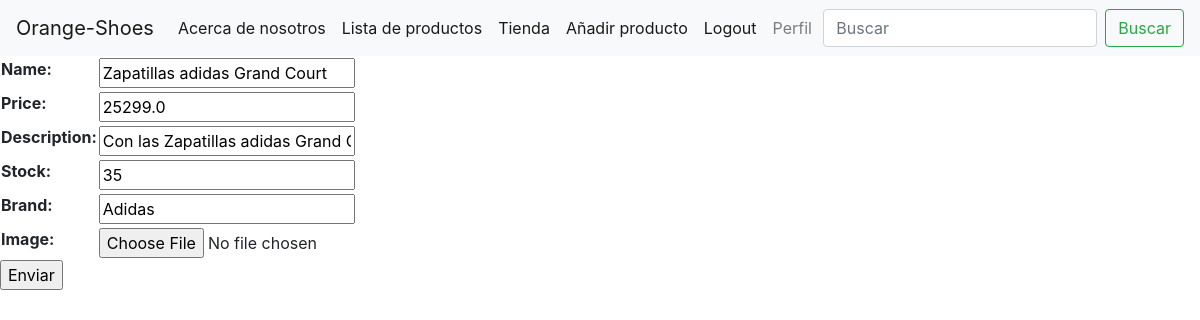
Before: /products/update-product/5/ (signed in) with the older database file.
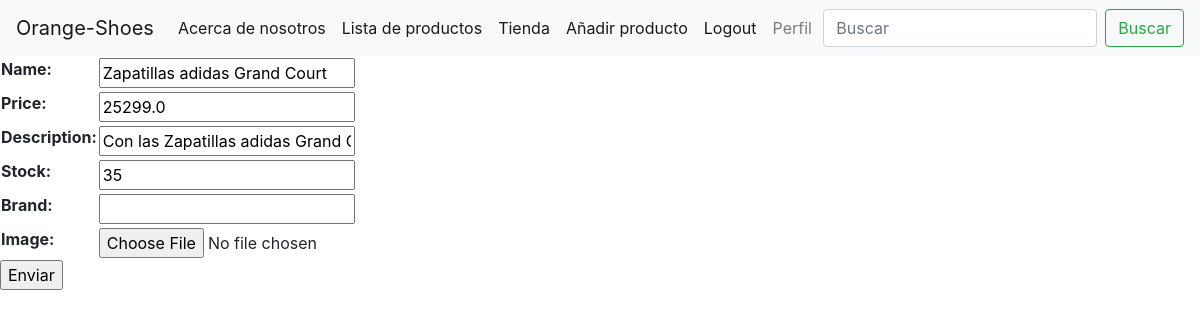
After: the same page with the newer database file.
### products/models.py (models this page shows, shortened)
class Products(models.Model):                                                   #modelo para cada zapatilla
    name= models.CharField(max_length=40)                                       #nombre de la zapa
    price= models.FloatField()                                                  #precio de la zapa
    description= models.CharField(max_length=200, null=True, blank=True)        #descripcion de la zapa
    is_active=models.BooleanField(default=True)
    creation_date=models.DateField(auto_now_add=True,null=True,blank=True)
    stock=models.IntegerField()                                                 #cantidad de zapas
    image=models.ImageField(upload_to="products/",null=True,blank=True)         #imagen de la zapa
    brand=models.CharField(max_length=40,null=True, blank=True)                 #marca
    class Meta:
        verbose_name= "Product"
        verbose_name_plural= "Products"

### products/views.py (the view)
# urls.py: path("update-product/<int:pk>/",update_product,name="update-product"),                  #link para cambiar info del producto
@login_required
def update_product(request, pk):                                                    #funcion para actualizar informacion del profucto
    if request.user.is_superuser:
     if request.method=="POST":
        form=Formulario_productos(request.POST)
        if form.is_valid():
            product= Products.objects.get(id=pk)
            product.name=form.cleaned_data["name"]
            product.description=form.cleaned_data["description"]
            product.price=form.cleaned_data["price"]
            product.stock=form.cleaned_data["stock"]
            product.brand=form.cleaned_data["brand"]
            product.save()
            return redirect(list_products)
     elif request.method=="GET":
        product=Products.objects.get(id=pk)
        form=Formulario_productos(initial={
            "name":product.name,
            "price":product.price,
            "description":product.description,
            "stock":product.stock,
            "brand":product.brand})
        context={"form":form}
        return render(request,"update_product.html",context=context)
    else:
        return redirect (list_products)

### products/forms.py
class Formulario_productos(forms.Form):
    name=forms.CharField(max_length=40)
    price=forms.FloatField()
    description=forms.CharField(max_length=200)
    stock=forms.IntegerField()
    brand=forms.CharField(max_length=40)
    image=forms.ImageField(required=False)

### products/context_processor.py (called while the page is built)
def total_cart(request):
    total = 0
    if request.user.is_authenticated:
        if "cart" in request.session.keys():
            for key, value in request.session["cart"].items():
                total += int(value["acumulated"])
    return {"total_cart": total}

### templates/update_product.html (shortened to what this page needs)
{% extends 'base.html' %}
{% block contenido_que_cambia %}
<form action="" method="POST">
<table>
    {{form.as_table}}
</table>
<p><input type="submit" value="Enviar"></p>
</form>
{% endblock %}

Changed rows visible on the page:
changed Products "Zapatillas adidas Grand Court": brand "Adidas" → (not shown)
